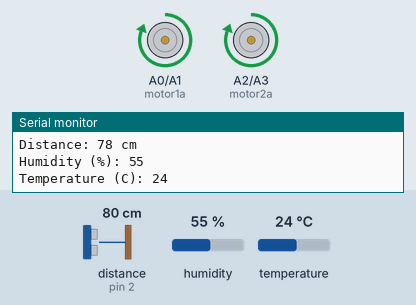
Simulated run of this sketch. Board: Arduino Uno, built with avr-gcc and run on an emulated ATmega328P. Shown: motor-driver pin pairs drawn as motors (green arrow = first pin HIGH = forward, orange = second pin HIGH = backward, longer = more drive), the last lines printed to the serial monitor. Wiring (inferred from the names in the program): ultrasonic range finder: trigger pin 3; echo pin 2. Inputs (shaded band) come from the test bench; at power-on: distance to the obstacle (sensor on pin 2) 80 cm, humidity 55 %, temperature 24 °C. The echo pulse lasts 58.3 µs per cm; no radio packets arrive unless stated.

Above: at 1.8 s.
1.9 s: distance to the obstacle (sensor on pin 2) set to 22 cm
3.4 s: distance to the obstacle (sensor on pin 2) set to 18 cm
At 6.2 s:
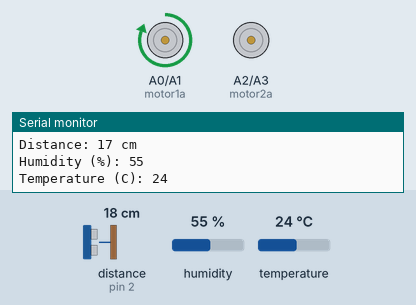
7.6 s: distance to the obstacle (sensor on pin 2) set to 4 cm
11.3 s: distance to the obstacle (sensor on pin 2) set to 2 cm
At 14.1 s:
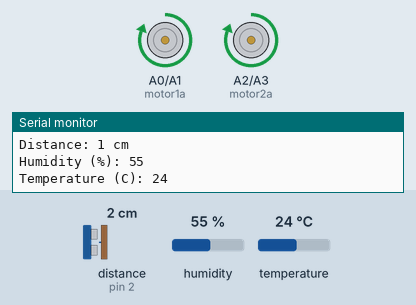
14.6 s: distance to the obstacle (sensor on pin 2) set to 9 cm
At 16.0 s:
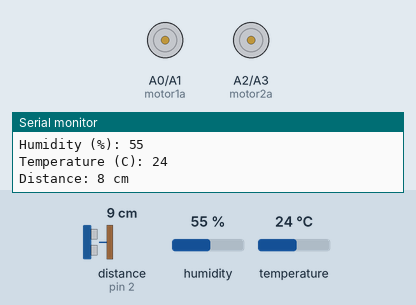
Timing chart, 0 to 19.8 s (numbered marks = the images above; inputs shaded):
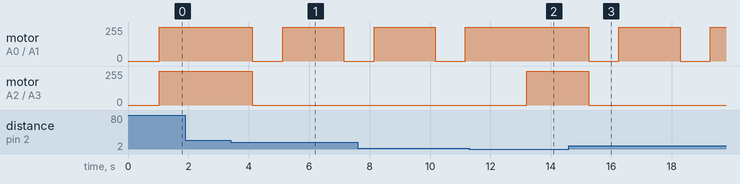

The sketch:

Transmitter_Code.ino
```cpp
/*
*    Transmitter Code
*/
#include <dht11.h>
#define DHT11PIN 9

dht11 DHT11;

#include <SPI.h>
#include <nRF24L01.h>
#include <RF24.h>

RF24 radio(7, 8); // CE, CSN

const byte address[6] = "00001";
char thChar[32] = "";
String thString = "";


int sensor = 10;
unsigned long start_time = 0;
unsigned long end_time = 0;
int steps=0;
float steps_old=0;
float temp=0;
float rps=0;


#define echoPin 2 // attach pin D2 Arduino to pin Echo of HC-SR04
#define trigPin 3 //attach pin D3 Arduino to pin Trig of HC-SR04

// defines variables
long duration; // variable for the duration of sound wave travel
int distance; // variable for the distance measurement

//motor
#define motor1a A0
#define motor1b A1

#define motor2a A2
#define motor2b A3


void setup() {
  Serial.begin(9600);
  radio.begin();
  radio.openWritingPipe(address);
  radio.setPALevel(RF24_PA_MIN);
  radio.stopListening();

  pinMode(sensor,INPUT_PULLUP);

  pinMode(trigPin, OUTPUT); // Sets the trigPin as an OUTPUT
  pinMode(echoPin, INPUT); // Sets the echoPin as an INPUT
  pinMode(motor1a, OUTPUT);
  pinMode(motor1b, OUTPUT);
  pinMode(motor2a, OUTPUT);
  pinMode(motor2b, OUTPUT);
}

void loop() {
  //speeed();
  Serial.println();

  int chk = DHT11.read(DHT11PIN);

  Serial.print("Humidity (%): ");
  int h=DHT11.humidity;
  Serial.println(h);

  Serial.print("Temperature (C): ");
  int t=DHT11.temperature;
  Serial.println(t);

  thString = String(t) +","+ String(h)+","+String(rps);
  thString.toCharArray(thChar, 12);
  radio.write(&thChar, sizeof(thChar));
  delay(1000);
  avoid();
}

void speeed(){
 start_time=millis();
 end_time=start_time+1000;
 while(millis()<end_time)
 {
   if(digitalRead(sensor))
   {
    steps=steps+1;
    while(digitalRead(sensor));
   }

 }
    temp=steps-steps_old;
    steps_old=steps;
    rps=(temp/20);

    Serial.println(rps);

}


void ultrasonic(){
    // Clears the trigPin condition
  digitalWrite(trigPin, LOW);
  delayMicroseconds(2);
  // Sets the trigPin HIGH (ACTIVE) for 10 microseconds
  digitalWrite(trigPin, HIGH);
  delayMicroseconds(10);
  digitalWrite(trigPin, LOW);
  // Reads the echoPin, returns the sound wave travel time in microseconds
  duration = pulseIn(echoPin, HIGH);
  // Calculating the distance
  distance = duration * 0.034 / 2; // Speed of sound wave divided by 2 (go and back)
  // Displays the distance on the Serial Monitor
  Serial.print("Distance: ");
  Serial.print(distance);
  Serial.println(" cm");
}
void avoid(){
  ultrasonic();
  if (distance > 1 && distance< 20){
        stoop();
        delay(1000);
        righ();
        delay(1000);
  }
  else {
    forward();
  }
}

void forward(){
  digitalWrite(motor1a, HIGH);
  digitalWrite(motor1b, LOW);

  digitalWrite(motor2a, HIGH);
  digitalWrite(motor2b, LOW);

}

void back(){
  digitalWrite(motor1a, LOW);
  digitalWrite(motor1b, HIGH);

  digitalWrite(motor2a, LOW);
  digitalWrite(motor2b, HIGH);

}

void righ(){
  digitalWrite(motor1a, HIGH);
  digitalWrite(motor1b, LOW);

  digitalWrite(motor2a, LOW);
  digitalWrite(motor2b, LOW);

}

void left(){
  digitalWrite(motor1a, HIGH);
  digitalWrite(motor1b, LOW);

  digitalWrite(motor2a, LOW);
  digitalWrite(motor2b, HIGH);

}
void stoop(){
  digitalWrite(motor1a, LOW);
  digitalWrite(motor1b, LOW);

  digitalWrite(motor2a, LOW);
  digitalWrite(motor2b, LOW);
}
```

Measured:
- the behaviour switches between 21 and 20 cm on distance to the obstacle (sensor on pin 2) (found by bisection; images 0 and 1)
- the behaviour switches between 3 and 2 cm on distance to the obstacle (sensor on pin 2) (found by bisection; images 1 and 2)
- after the input at 3.4 s, motor on A0 (motor1a) / A1 (motor1b): forward 255/255 → stopped after 0.72 s, → forward 255/255 1.0 s later, → stopped 2.0 s later; motor on A2 (motor2a) / A3 (motor2b): forward 255/255 → stopped after 0.72 s
- after the input at 11.3 s, motor on A0 (motor1a) / A1 (motor1b): stays forward 255/255 (without the input it goes to stopped after 1.9 s); motor on A2 (motor2a) / A3 (motor2b): stopped → forward 255/255 after 1.9 s
- after the input at 14.6 s, motor on A0 (motor1a) / A1 (motor1b): alternates forward 255/255 for 2.0 s and stopped for 1.0 s, starting after 0.65 s; motor on A2 (motor2a) / A3 (motor2b): forward 255/255 → stopped after 0.65 s
